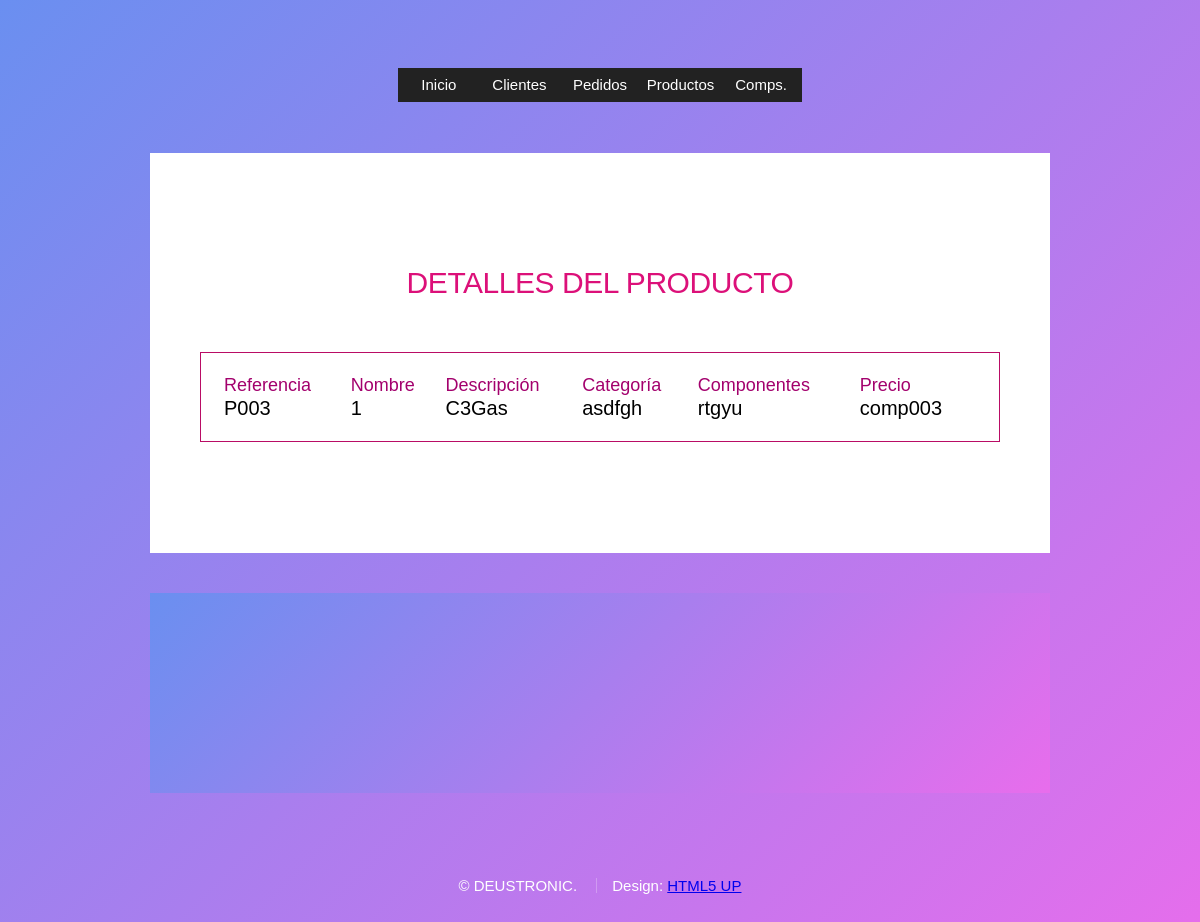
Page /miApp/productos/5/ on the earlier database version.
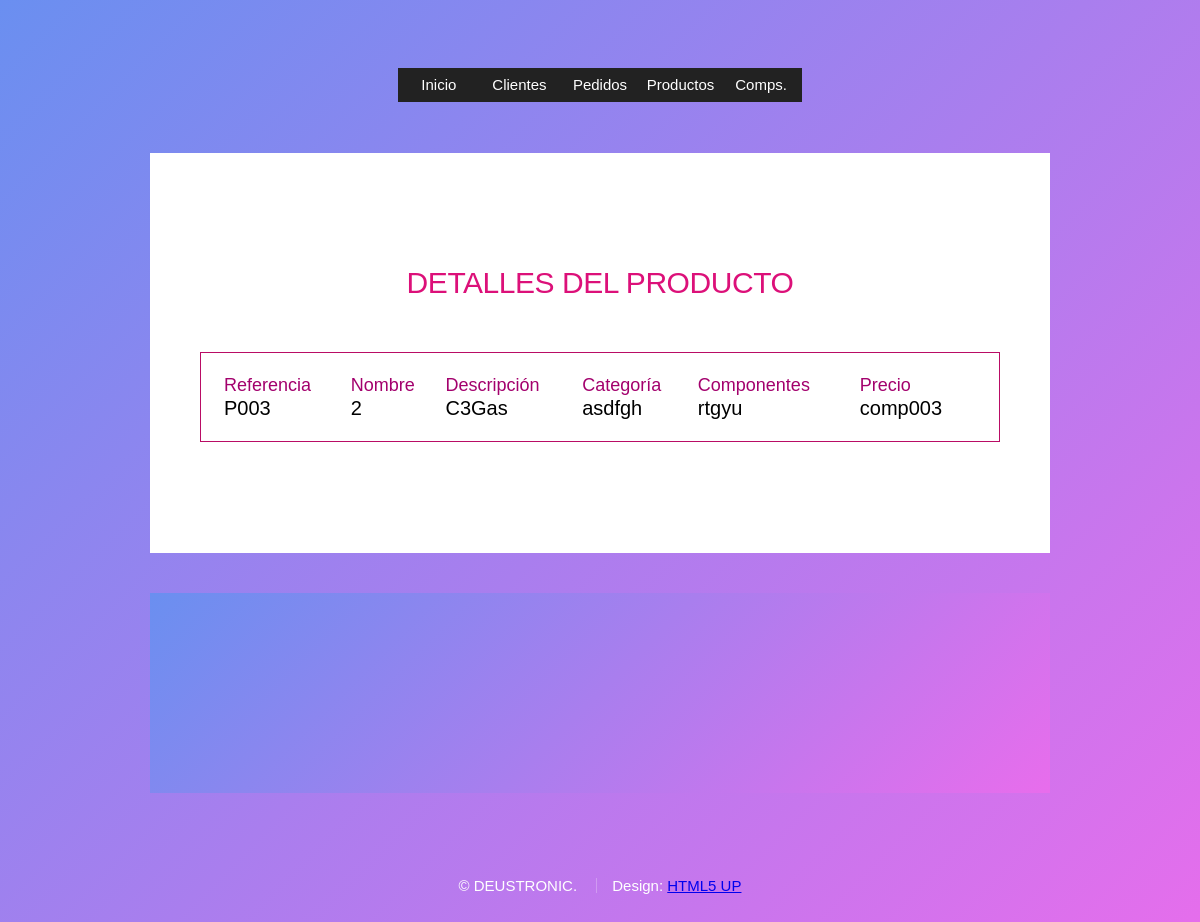
Same page on the later database version.
### miApp/models.py (models this page shows, shortened)
class Productos(models.Model):
    referencia = models.CharField(max_length=50)
    precio = models.IntegerField()
    nombre = models.CharField(max_length=30)
    descripcion = models.CharField(max_length=100)
    categoria = models.CharField(max_length=40) #DICCIONARIO DE CATEGORIAS(?
    tipo_componentes = models.ManyToManyField(Componente)

class Componente(models.Model):
    codigo = models.CharField(max_length=20, default = '')
    modelo = models.CharField(max_length=30)
    marca = models.CharField(max_length=30)

### miApp/views.py (the view)
# urls.py: path('productos/<int:pk>/', views.ProductoDetailView.as_view(), name='productodetalle'),
class ProductoDetailView(DetailView):
    model = Productos
    template_name = 'producto_detalle.html'
    def get_context_data(self, **kwargs):
        context = super(ProductoDetailView, self).get_context_data(**kwargs)
        context['titulo_pagina'] = 'Detalles del producto'
        return context

### miApp/templates/producto_detalle.html (shortened to what this page needs)
{% extends "base.html" %}
{% block intro %}
    <table class="tabla">
                <colgroup>
                    <col span="5">
                <thead>
                    <tr>
                        <td>Referencia</td>
                        <td>Nombre</td>
                        <td>Descripción</td>
                        <td>Categoría</td>
                        <td>Componentes</td>
                        <td>Precio</td>
                    </tr>
                </thead>
                        <tbody>
                    <tr>
                        <td>{{ productos.referencia }}</td>
                        <td>{{ productos.precio }}</td>
                        <td>{{ productos.nombre }}</td>
                        <td>{{ productos.descripcion }}</td>
                        <td>{{ productos.categoria }}</td>
                            {% for comp in object.tipo_componentes.all %}
                        <td>{{ comp.codigo }}</td>
                            {% endfor %}
                    </tr>
                        </tbody>
    </table>
{% endblock intro %}

### miApp/templates/base.html (shortened to what this page needs)
<!DOCTYPE html>
<html lang="en">
<head>
</head>
<body class="is-preload">
			<div id="wrapper">
					<nav id="nav">
						<a href="http://127.0.0.1:8000/miApp/" ><span>Inicio</span></a>
						<a href="http://127.0.0.1:8000/miApp/clientes" ><span>Clientes</span></a>
						<a href="http://127.0.0.1:8000/miApp/pedidos" ><span>Pedidos</span></a>
						<a href="http://127.0.0.1:8000/miApp/productos" ><span>Productos</span></a>
						<a href="http://127.0.0.1:8000/miApp/componentes" ><span>Comps.</span></a>
					</nav>
					<div id="main">
							<article id="home" class="panel intro">
								<header>
									<h1 class="titulo">{{ titulo_pagina }}</h1>
									{% block intro %}{% endblock %}
								</header>
							</article>
							<article id="work" class="panel">
								<header>
									<h2 class="titulo">{{ titulo_form }}</h2>
								</header>
							</article>
					</div>
					<div id="footer">
						<ul class="copyright">
							<li>© DEUSTRONIC.</li>
							<li>Design: <a href="http://html5up.net">HTML5 UP</a></li>
						</ul>
					</div>
			</div>
	</body>
</html>

### miApp/templates/producto_detalle.html (style rules this page uses)
.tabla { border: 1px solid #B90C65; padding: 20px; }
#main > #work { background: linear-gradient(135deg, #6A8FF0 0%, #E86DEC 100%); }

Differences in the rows shown:
changed Productos "C3Gas": precio "1" → "2"
